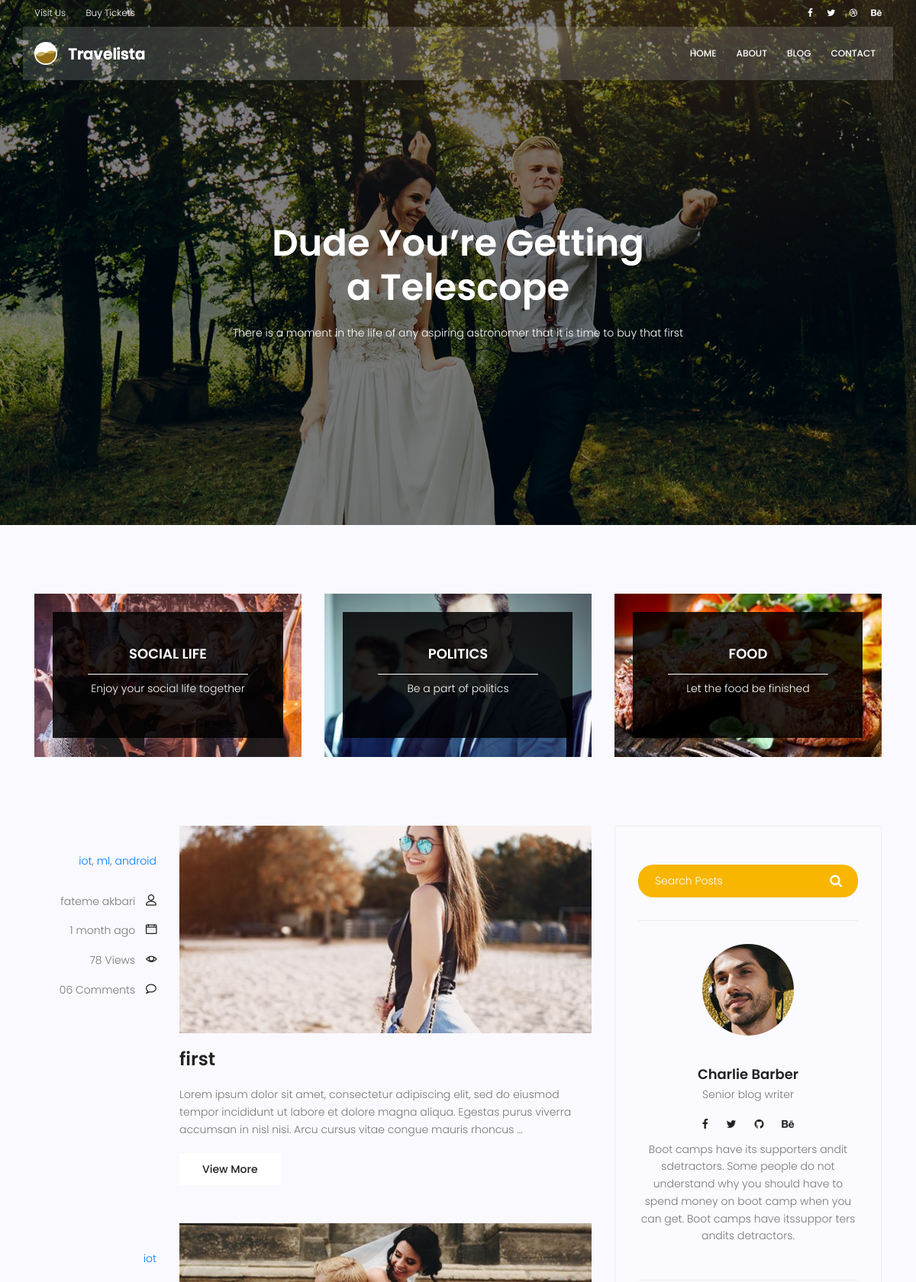
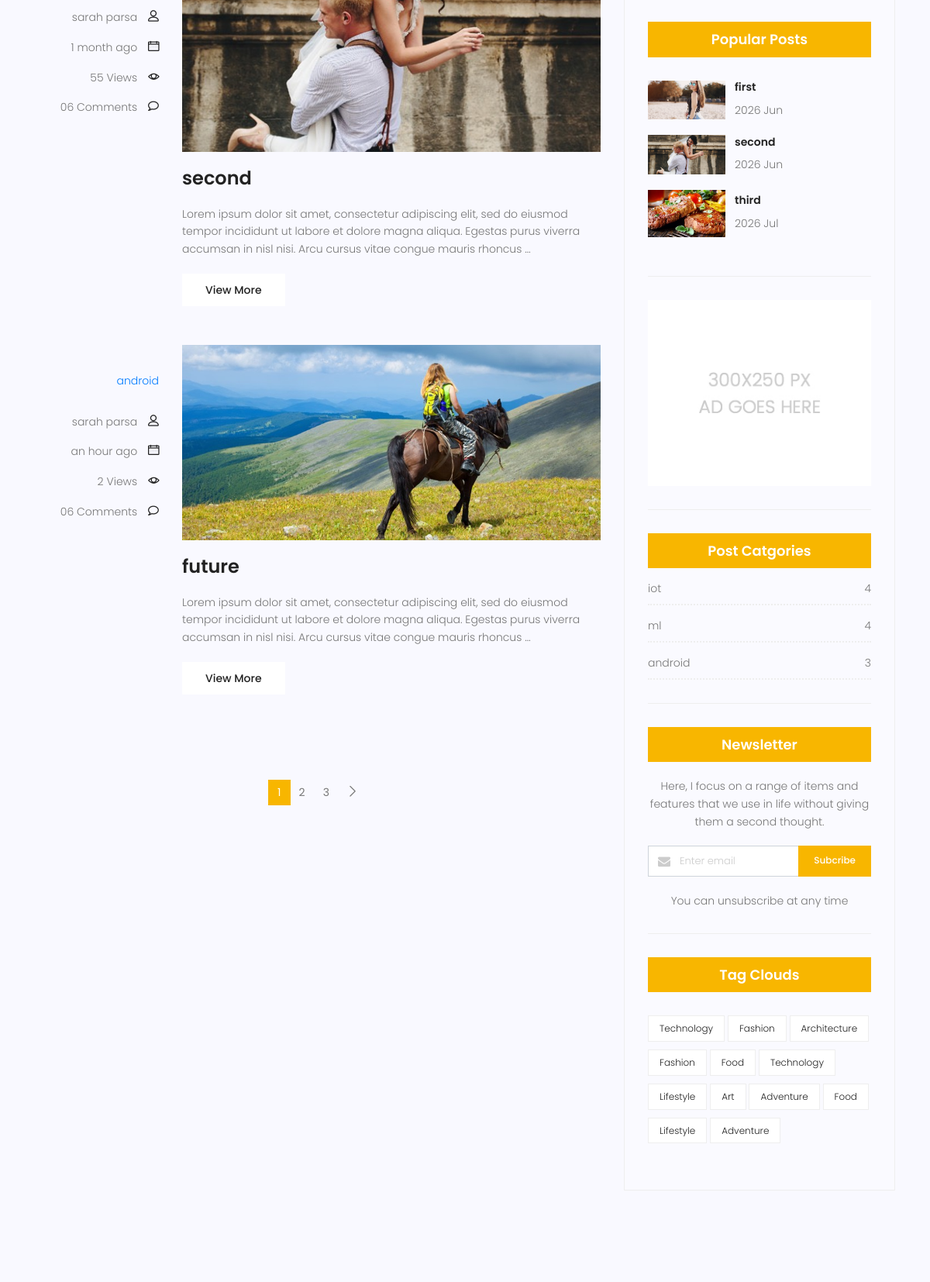
Screenshot of /blog/ (upper part) with the database file from the repository (2 pictures, top to bottom).
### blog/models.py (models this page shows, shortened)
class Category(models.Model):
    name = models.CharField(max_length=255)
    def __str__(self):
        return self.name

class Post(models.Model):
    image = models.ImageField(upload_to="blog/", default="default.jpg")
    author = models.ForeignKey(User, on_delete=models.SET_NULL, null=True)
    title = models.CharField(max_length=255)
    content = models.TextField()
    counted_views = models.PositiveIntegerField(default=0)
    status = models.BooleanField(default=False)
    created_date = models.DateTimeField(auto_now_add=True)
    updated_date = models.DateTimeField(auto_now=True)
    published_date = models.DateTimeField(null=True)
    category = models.ManyToManyField(Category)
    class Meta:
        ordering = ['created_date']

### blog/views.py (the view)
# urls.py: path("", blog_view, name="blog"),
def blog_view(request, cat_name=None, username=None):
    posts = Post.objects.filter(published_date__lte=timezone.now(),status=1)
    if cat_name:
        posts = posts.filter(category__name=cat_name)
    if username:
        posts = posts.filter(author__username=username)
    posts = Paginator(posts, 3)
    page_number = request.GET.get("page")
    posts = posts.get_page(page_number)
    '''
    try:
        page_number = request.GET.get("page")
        posts = posts.get_page(page_number)
    except EmptyPage:
        posts = posts.get_page(1)
    except PageNotAnInteger:
        posts = posts.get_page(1)
    '''
    content = {
        "posts": posts,
    }
    return render(request, "blog/blog-home.html", content)

### blog/templatetags/blog_tags.py (called while the page is built)
@register.inclusion_tag('blog/blog-popular-post.html')
def latestpost(arg=3):
    posts = Post.objects.filter(
        status=1,
        published_date__lte=timezone.now()).order_by("published_date")[:arg]
    return {"posts": posts}

@register.inclusion_tag('blog/blog-post-category.html')
def postcategory():
    posts = Post.objects.filter(
        status=1,
        published_date__lte=timezone.now())
    category = Category.objects.all()
    cat_dict = {}
    for name in category:
        cat_dict[name] = posts.filter(category=name).count()
    return {"categories": cat_dict}

### templates/blog/blog-home.html (shortened to what this page needs)
	{% extends 'base.html' %}
	{%load static%}
	{%load blog_tags%}
	{% load humanize %}
	{%block content%}
			<section class="banner-area relative blog-home-banner" id="home">
				<div class="overlay overlay-bg"></div>
				<div class="container">
					<div class="row d-flex align-items-center justify-content-center">
						<div class="about-content blog-header-content col-lg-12">
							<h1 class="text-white">
								Dude You’re Getting
								a Telescope
							</h1>
							<p class="text-white">
								There is a moment in the life of any aspiring astronomer that it is time to buy that first
							</p>
						</div>
					</div>
				</div>
			</section>
			<section class="top-category-widget-area pt-90 pb-90 ">
				<div class="container">
					<div class="row">
						<div class="col-lg-4">
							<div class="single-cat-widget">
								<div class="content relative">
									<div class="overlay overlay-bg"></div>
								    <a href="#" target="_blank">
								      <div class="thumb">
								  		 <img class="content-image img-fluid d-block mx-auto" src="{%static 'img/blog/cat-widget1.jpg'%}" alt="">
								  	  </div>
								      <div class="content-details">
								        <h4 class="content-title mx-auto text-uppercase">Social life</h4>
								        <span></span>
								        <p>Enjoy your social life together</p>
								      </div>
								    </a>
								</div>
							</div>
						</div>
						<div class="col-lg-4">
							<div class="single-cat-widget">
								<div class="content relative">
									<div class="overlay overlay-bg"></div>
								    <a href="#" target="_blank">
								      <div class="thumb">
								  		 <img class="content-image img-fluid d-block mx-auto" src="{%static 'img/blog/cat-widget2.jpg'%}" alt="">
								  	  </div>
								      <div class="content-details">
								        <h4 class="content-title mx-auto text-uppercase">Politics</h4>
								        <span></span>
								        <p>Be a part of politics</p>
								      </div>
								    </a>
								</div>
							</div>
						</div>
						<div class="col-lg-4">
							<div class="single-cat-widget">
								<div class="content relative">
									<div class="overlay overlay-bg"></div>
								    <a href="#" target="_blank">
								      <div class="thumb">
								  		 <img class="content-image img-fluid d-block mx-auto" src="{%static 'img/blog/cat-widget3.jpg'%}" alt="">
								  	  </div>
								      <div class="content-details">
								        <h4 class="content-title mx-auto text-uppercase">Food</h4>
								        <span></span>
								        <p>Let the food be finished</p>
								      </div>
								    </a>
								</div>
							</div>
						</div>
					</div>
				</div>
			</section>
			<section class="post-content-area">
				<div class="container">
					<div class="row">
						<div class="col-lg-8 posts-list">
							{%for post in posts%}
							<div class="single-post row">
								<div class="col-lg-3  col-md-3 meta-details">
									<ul class="tags">
										{%for category in post.category.all%}
										<a href="#">{{category.name}}</a>{%if not forloop.last%}, {%endif%}
										{%endfor%}
									</ul>
									<div class="user-details row">
										<p class="user-name col-lg-12 col-md-12 col-6"><a href="{%url 'blog:author' username=post.author.username%}">{{post.author.get_full_name}}</a> <span class="lnr lnr-user"></span></p>
										<p class="date col-lg-12 col-md-12 col-6"><a href="#">{{post.published_date|naturaltime}}</a> <span class="lnr lnr-calendar-full"></span></p>
										<p class="view col-lg-12 col-md-12 col-6"><a href="#">{{post.counted_views|intcomma}} Views</a> <span class="lnr lnr-eye"></span></p>
										<p class="comments col-lg-12 col-md-12 col-6"><a href="#">06 Comments</a> <span class="lnr lnr-bubble"></span></p>
									</div>
								</div>
								<div class="col-lg-9 col-md-9 ">
									<div class="feature-img">
										<img class="img-fluid" src="{{post.image.url}}" alt="">
									</div>
									<a class="posts-title" href="{%url 'blog:single' pid=post.id%}"><h3>{{post.title}}</h3></a>
									<p class="excert">
										{{post.content|truncatewords:32}}
									</p>
									<a href="{%url 'blog:single' pid=post.id%}" class="primary-btn">View More</a>
								</div>
							</div>
							{%endfor%}
		                    <nav class="blog-pagination justify-content-center d-flex">
		                        <ul class="pagination">
		                            {%for i in posts.paginator.page_range%}
									{%if posts.number == i %}
										<li class="page-item active"><a href="?page={{i}}" class="page-link">{{i}}</a></li>
									{%else%}
										<li class="page-item"><a href="?page={{i}}" class="page-link">{{i}}</a></li>
									{%endif%}
									{%endfor%}
		                            {%if posts.has_next%}
									<li class="page-item">
		                                <a href="?page={{posts.next_page_number}}" class="page-link" aria-label="Next">
		                                    <span aria-hidden="true">
		                                        <span class="lnr lnr-chevron-right"></span>
		                                    </span>
		                                </a>
		                            </li>
									{%endif%}
		                        </ul>
		                    </nav>
						</div>
						<div class="col-lg-4 sidebar-widgets">
							<div class="widget-wrap">
								{%include 'blog/blog-search.html' %}
								{%include 'blog/blog-writer.html'%}
								{% latestpost %}
								{%include 'blog/blog-ads.html'%}
								{%postcategory%}
								{%include 'blog/blog-newsletter.html'%}
								{%include 'blog/blog-tags.html'%}
							</div>
						</div>
					</div>
				</div>
			</section>
	{%endblock%}

### templates/blog/blog-popular-post.html
{%load static%}
<div class="single-sidebar-widget popular-post-widget">
									<h4 class="popular-title">Popular Posts</h4>
									<div class="popular-post-list">
										{%for post in posts%}
										<div class="single-post-list d-flex flex-row align-items-center">
											<div class="thumb">
												<img class="img-fluid" src="{{post.image.url}}" alt="">
											</div>
											<div class="details">
												<a href="{%url 'blog:single' pid=post.id%}"><h6>{{post.title}}</h6></a>
												<p>{{post.published_date|date:"Y M"}}</p>
											</div>
										</div>
										{%endfor%}
									</div>
								</div>

### templates/blog/blog-post-category.html
{%load static%}
<div class="single-sidebar-widget post-category-widget">
									<h4 class="category-title">Post Catgories</h4>
									<ul class="cat-list">
										{%for cat, count in categories.items %}
										<li>
											<a href="{%url 'blog:category' cat_name=cat%}" class="d-flex justify-content-between">
												<p>{{cat}}</p>
												<p>{{count}}</p>
											</a>
										</li>
										{%endfor%}
									</ul>
								</div>

### rows the page displays
Post: author.get_full_name "fateme akbari", published_date "1 month ago", counted_views "78", image (picture), title "first", content "Lorem ipsum dolor sit amet, consectetur adipiscing elit, sed do eiusmod tempor incididunt ut labore et dolore magna aliqua. Egestas purus viverra accumsan in nisl nisi. Arcu cursus vitae congue mauris rhoncus …", published_date "2026 Jun"
Category: name "iot", count "4"
Category: name "ml", count "4"
Category: name "android", id "3"
Post: author.get_full_name "sarah parsa", published_date "1 month ago", counted_views "55", image (picture), title "second", content "Lorem ipsum dolor sit amet, consectetur adipiscing elit, sed do eiusmod tempor incididunt ut labore et dolore magna aliqua. Egestas purus viverra accumsan in nisl nisi. Arcu cursus vitae congue mauris rhoncus …", published_date "2026 Jun"
Post: author.get_full_name "sarah parsa", published_date "an hour ago", counted_views "2", image (placeholder picture), title "future", content "Lorem ipsum dolor sit amet, consectetur adipiscing elit, sed do eiusmod tempor incididunt ut labore et dolore magna aliqua. Egestas purus viverra accumsan in nisl nisi. Arcu cursus vitae congue mauris rhoncus …"
Post: image (picture), title "third", published_date "2026 Jul"

### other values shown
{{ i }} "1"
{{ i }} "2" "3"
